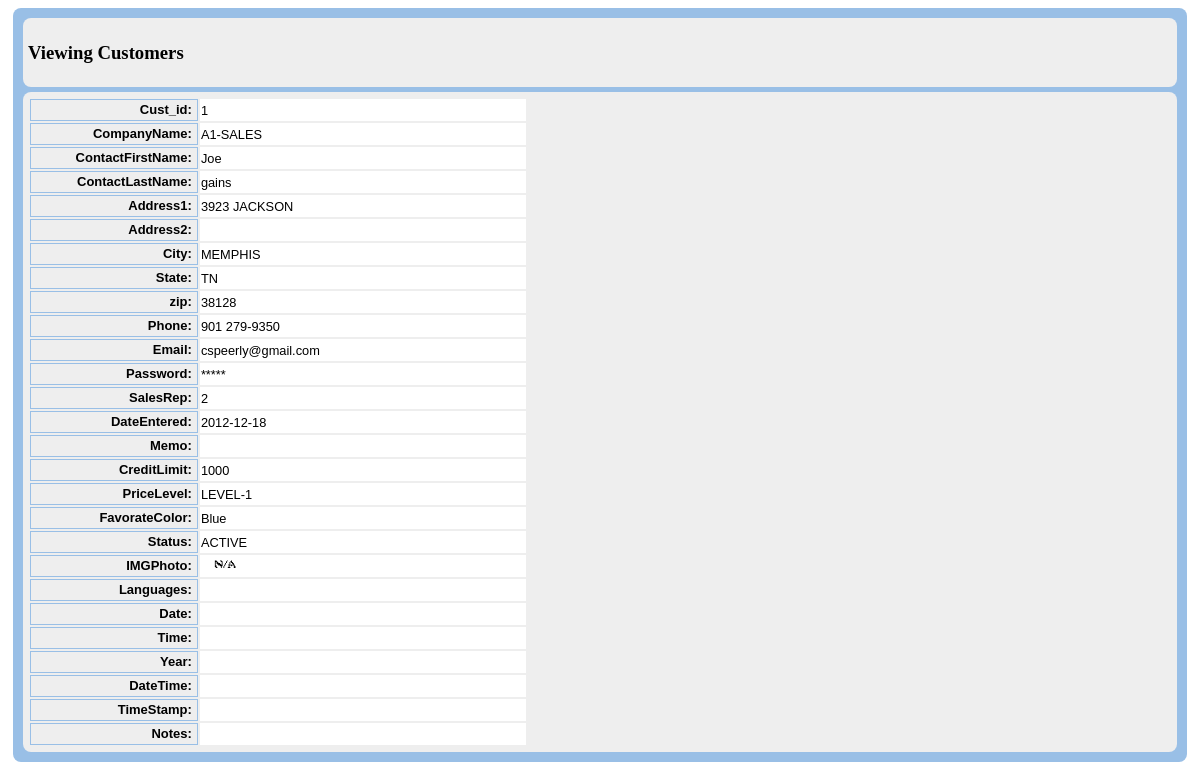
The page /db_View.php?id=1 on the database its author committed.
### tables this page shows
CREATE TABLE IF NOT EXISTS `customers` (
  `Cust_id` int(11) NOT NULL AUTO_INCREMENT,
  `CompanyName` varchar(50) DEFAULT NULL,
  `ContactFirstName` varchar(50) DEFAULT NULL,
  `ContactLastName` varchar(50) DEFAULT NULL,
  `Address1` varchar(50) DEFAULT NULL,
  `Address2` varchar(50) DEFAULT NULL,
  `City` varchar(50) DEFAULT NULL,
  `State` varchar(50) DEFAULT NULL,
  `zip` varchar(15) DEFAULT NULL,
  `Phone` varchar(50) DEFAULT NULL,
  `Email` varchar(100) DEFAULT NULL,
  `Password` varchar(100) DEFAULT NULL,
  `SalesRep` varchar(11) DEFAULT NULL,
  `DateEntered` date DEFAULT NULL,
  `Memo` blob,
  `CreditLimit` double DEFAULT NULL,
  `PriceLevel` varchar(50) DEFAULT NULL,
  `FavorateColor` varchar(50) DEFAULT NULL,
  `Status` varchar(50) DEFAULT NULL,
  `IMGPhoto` varchar(255) DEFAULT NULL,
  `Languages` varchar(100) DEFAULT NULL,
  `Date` date DEFAULT NULL,
  `Time` time DEFAULT NULL,
  `Year` year(4) DEFAULT NULL,
  `DateTime` datetime DEFAULT NULL,
  `TimeStamp` timestamp NULL DEFAULT NULL,
  `Notes` longtext,
  PRIMARY KEY (`Cust_id`)
);

### includes/db_Config.php (called while the page is built, shortened)
<?php
$db_Table = 'customers';
$appTitle = 'Customers';
$dbCanView = 1;
$strDisplayView  =      "111111111111111111111111111";
?>

### includes/db_Language.php (called while the page is built, shortened)
<?php
$txtViewing = "Viewing";
?>

### includes/MeekroDB/meekrodb.2.1.class.php (called while the page is built, shortened)
<?php
class DB {
  protected static $mdb = null;
  public static function getMDB() {
    $mdb = DB::$mdb;
    if ($mdb === null) {
      $mdb = DB::$mdb = new MeekroDB();
    }
    return $mdb;
  }
  public static function queryFirstRow() { $args = func_get_args(); return call_user_func_array(array(DB::getMDB(), 'queryFirstRow'), $args); }
  public static function count() { $args = func_get_args(); return call_user_func_array(array(DB::getMDB(), 'count'), $args); }
  public static function columnList() { $args = func_get_args(); return call_user_func_array(array(DB::getMDB(), 'columnList'), $args); }
}
class MeekroDB {
  public $dbName = '';
  public $user = '';
  public $password = '';
  public $host = 'localhost';
  public $port = null;
  public $encoding = 'latin1';
  public $param_char = '%';
  public $named_param_seperator = '_';
  public $internal_mysql = null;
  public function __construct($host=null, $user=null, $password=null, $dbName=null, $port=null, $encoding=null) {
    if ($host === null) $host = DB::$host;
    if ($user === null) $user = DB::$user;
    if ($password === null) $password = DB::$password;
    if ($dbName === null) $dbName = DB::$dbName;
    if ($port === null) $port = DB::$port;
    if ($encoding === null) $encoding = DB::$encoding;
    $this->host = $host;
    $this->user = $user;
    $this->password = $password;
    $this->dbName = $dbName;
    $this->port = $port;
    $this->encoding = $encoding;
  }
  public function get() {
    $mysql = $this->internal_mysql;
    if ($mysql == null) {
      $mysql = new mysqli($this->host, $this->user, $this->password, $this->dbName, $this->port);
      $mysql->set_charset($this->encoding);
      $this->internal_mysql = $mysql;
    }
    return $mysql;
  }
  public function count() { $args = func_get_args(); return call_user_func_array(array($this, 'numRows'), $args); }
  protected function prependCall($function, $args, $prepend) {
    array_unshift($args, $prepend);
    return call_user_func_array($function, $args);
  }
  public function freeResult($result) {
    return $result->free();
  }
  public function columnList($table) {
    return $this->queryOneColumn('Field', "SHOW COLUMNS FROM $table");
  }
  public function parseQueryParamsNew() {
    $args = func_get_args();
    $sql = array_shift($args);
    $args_all = $args;
    $posList = array();
    $pos_adj = 0;
    $param_char_length = strlen($this->param_char);
    $named_seperator_length = strlen($this->named_param_seperator);
    $types = array(
      $this->param_char . 'll',
      $this->param_char . 'ls',
      $this->param_char . 'l',
      $this->param_char . 'li',
      $this->param_char . 'ld',
      $this->param_char . 'lb',
      $this->param_char . 's',
      $this->param_char . 'i',
      $this->param_char . 'd',
      $this->param_char . 'b',
      $this->param_char . 'ss'
    );
    foreach ($types as $type) {
      $lastPos = 0;
      while (($pos = strpos($sql, $type, $lastPos)) !== false) {
        $lastPos = $pos + 1;
        $posList[$pos] = $type;
      }
    }
    ksort($posList);
    foreach ($posList as $pos => $type) {
      $type = substr($type, $param_char_length);
      $length_type = strlen($type) + $param_char_length;
      $new_pos = $pos + $pos_adj;
      $new_pos_back = $new_pos + $length_type;
      if ($arg_number_length = strspn($sql, '0123456789', $new_pos_back)) {
        $arg_number = substr($sql, $new_pos_back, $arg_number_length);
        if (! isset($args_all[$arg_number])) $this->nonSQLError("Non existent argument reference (arg $arg_number): $sql");
        $arg = $args_all[$arg_number];
      } else {
        $arg = array_shift($args);
      }
      if (in_array($type, array('s', 'i', 'd', 'b', 'l'))) {
        $array_type = false;
        $arg = array($arg);
        $type = 'l' . $type;
      } else if ($type == 'ss') {
        $result = "'%" . $this->escape(str_replace(array('%', '_'), array('\%', '\_'), $arg)) . "%'";
      } else {
        $array_type = true;
        if (! is_array($arg)) $this->nonSQLError("Badly formatted SQL query: $sql -- expecting array, but didn't get one!");
      }
      if ($type == 'ls') $result = $this->wrapStr($arg, "'", true);
      else if ($type == 'li') $result = array_map('intval', $arg);
      else if ($type == 'ld') $result = array_map('floatval', $arg);
      else if ($type == 'lb') $result = array_map(array($this, 'formatTableName'), $arg);
      else if ($type == 'll') $result = $arg;
      else if (! $result) $this->nonSQLError("Badly formatted SQL query: $sql");
      if (is_array($result)) {
        if (! $array_type) $result = $result[0];
        else $result = '(' . implode(',', $result) . ')';
      }
      $sql = substr_replace($sql, $result, $new_pos, $length_type + $arg_number_length);
      $pos_adj += strlen($result) - ($length_type + $arg_number_length);
    }
    return $sql;
  }
  public function parseQueryParams() {
    $args = func_get_args();
    if (count($args) < 2) return $args[0];
    if (is_string($args[1]) && preg_match('/^[is]+$/', $args[1]) && substr_count($args[0], '?') > 0)
      return call_user_func_array(array($this, 'parseQueryParamsOld'), $args);
    else
      return call_user_func_array(array($this, 'parseQueryParamsNew'), $args);
  }
  public function queryUnbuf() { $args = func_get_args(); return $this->prependCall(array($this, 'queryHelper'), $args, 'unbuffered'); }
  protected function queryHelper() {
    $args = func_get_args();
    $type = array_shift($args);
    $is_buffered = ($type == 'buffered');
    $is_null = ($type == 'null');
    $sql = call_user_func_array(array($this, 'parseQueryParams'), $args);
    $db = $this->get();
    $result = $db->query($sql, $is_buffered ? MYSQLI_STORE_RESULT : MYSQLI_USE_RESULT);
    return $result;
  }
  public function queryAllRows() {
    $args = func_get_args();
    $query = call_user_func_array(array($this, 'queryUnbuf'), $args);
    $result = $this->fetchAllRows($query);
    return $result;
  }
  public function queryFirstRow() {
    $args = func_get_args();
    $query = call_user_func_array(array($this, 'queryUnbuf'), $args);
    $result = $this->fetchRow($query);
    return $result;
  }
  public function queryOneColumn() {
    $args = func_get_args();
    $column = array_shift($args);
    $results = call_user_func_array(array($this, 'queryAllRows'), $args);
    $ret = array();
    foreach ($results as $row) {
      $ret[] = $row[$column];
    }
    return $ret;
  }
  protected function checkError() {
    return false;
  }
  public function fetchRow($result = null) {
    return $result->fetch_assoc();
  }
  public function fetchAllRows($result = null) {
    $A = array();
    while ($row = $this->fetchRow($result)) {
      $A[] = $row;
    }
    return $A;
  }
}
?>

### includes/db_Functions.php (called while the page is built, shortened)
<?php
$arrFieldNames = DB::columnList($db_Table);
$intFieldCount = count($arrFieldNames);
?>

### db_View.php (the view, shortened to what this page needs)
<!DOCTYPE html>
<html lang="en">
<head>
<script type='text/javascript' src='includes/assets/jquery/jquery-migrate-1.1.1.js'></script><?php
$key = $_GET['id'];
require_once 'includes/db_Config.php';
require_once 'includes/db_Language.php';
require_once 'includes/db_Connection.php';
require_once 'includes/db_Functions.php';
if($dbCanView == 1){
?>
<link rel="stylesheet" type="text/css" href="includes/css/db_Style.css">
<?php
$record = DB::queryFirstRow("SELECT * FROM $db_Table WHERE $arrFieldNames[0]=%i", $key);
$FieldType = explode(',',$strFieldType);
echo "<body>";
echo "<div  class='main-view'>";
echo "<div  class='contents-view'>";
echo "<div  class='title'>";
echo "<h3>" . $txtViewing . " " . $appTitle. "</h3>";
echo "</div>";
echo "</div>";
echo "<div  class='contents-view'>";
echo "<table width='500pk'>";
	for ($i=0; $i<=$intFieldCount-1; $i++ ) {
			if (substr($strDisplayView,$i,1) == 1){
				if(!empty($FieldType[$i]) && $FieldType[$i] == 'checklist' || $FieldType[$i] == 'select2'){
					$data = @unserialize($record[$arrFieldNames[$i]]);
					if($data !== false || $record[$arrFieldNames[$i]] === 'b:0;'){
						$record[$arrFieldNames[$i]] = json_encode(unserialize($record[$arrFieldNames[$i]]));
						$remove = array('[', ']', '"');
						$record[$arrFieldNames[$i]] = str_replace($remove, "", $record[$arrFieldNames[$i]]);
					}
				}
					if(!empty($FieldType[$i]) && $FieldType[$i] == 'password'){
						$record[$arrFieldNames[$i]] = '*****';
					}
					if ($arrFieldNames[$i] == $ImageFieldName){
						if ($record[$arrFieldNames[$i]] == '')$record[$arrFieldNames[$i]] = 'includes/images/Pic-NA.png';
						$record[$arrFieldNames[$i]]='<img class="displayed" src="'.$record[$arrFieldNames[$i]].'" width="50">';
					}
					echo "<tr><td class='fieldname'>". $arrFieldNames[$i] . ":</td><td class='fieldvalue'>" . $record[$arrFieldNames[$i]] . "</td></tr>";
			}
	}
echo "</table>";
echo "</div>";
echo "</div>";
echo "</body>";
}
else
{
header("Location: noRights.php");
}
?>

### rows shown on the page
customers: Cust_id "1", CompanyName "A1-SALES", ContactFirstName "Joe", ContactLastName "gains", Address1 "3923 JACKSON", City "MEMPHIS", State "TN", zip "38128", Phone "901 279-9350", Email "cspeerly@gmail.com", SalesRep "2", DateEntered "2012-12-18", CreditLimit "1000", PriceLevel "LEVEL-1", Status "ACTIVE"

### other values the page prints
$txtViewing "Viewing"
$appTitle "Customers"
$arrFieldNames[$i] "Cust_id"
$arrFieldNames[$i] "CompanyName"
$arrFieldNames[$i] "ContactFirstName"
$arrFieldNames[$i] "ContactLastName"
$arrFieldNames[$i] "Address1"
$arrFieldNames[$i] "Address2"
$arrFieldNames[$i] "City"
$arrFieldNames[$i] "State"
$arrFieldNames[$i] "zip"
$arrFieldNames[$i] "Phone"
$arrFieldNames[$i] "Email"
$arrFieldNames[$i] "Password"
$record[$arrFieldNames[$i]] "*****"
